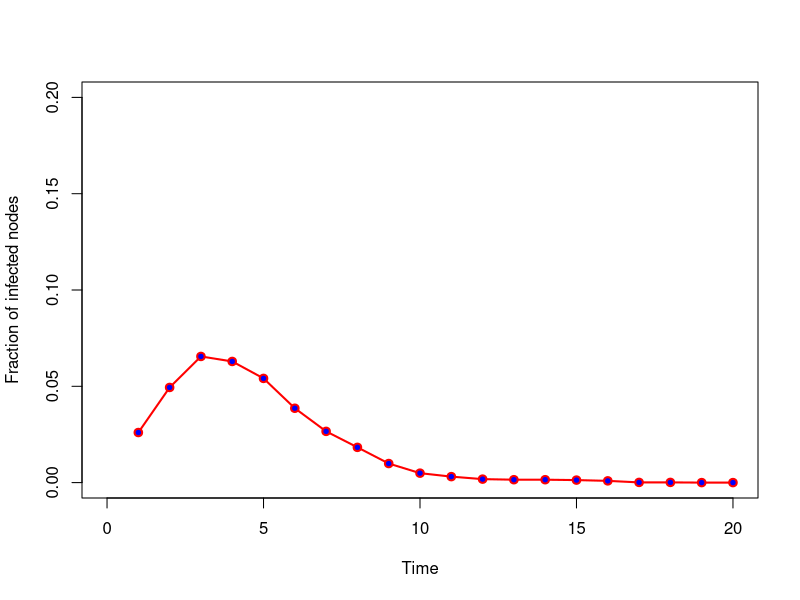

Write the R code that produced this figure.
closeAllConnections()
graphics.off()
rm(list=ls()) #clear all variables
#set.seed(101) #start the random seed

# set the working directory
#setwd("~/Dropbox/0Programs/R/Networks/Epidemics")

library(igraph) # Load the igraph package

#### MODEL PARAMETERS ####
N = 1000; #number of nodes
av.dg = 8; #average degree
m = av.dg/2; # parameter of the BA model
q = 0.1 # rewiring probability in the WS model
p = av.dg/N # probability in the ER model

## MODELS ###
# BA network
G <- barabasi.game(N, m = av.dg/2, directed = FALSE)
#str = "BA"
#G <- sample_pa(N, power = 1, m = av.dg/2)
# # ER network
#G <- erdos.renyi.game(N,p, type =c("gnp"))
#str = "ER"
# # WS network
#G <- sample_smallworld(dim=1,size=N, nei = av.dg/2, p = q)
#str = "WS"
# ###### READ FROM FILE ####
#net <- read.table("test-star.txt")
#G <- graph.data.frame(net, directed=FALSE)
#plot(G, layout=layout.kamada.kawai, vertex.color="green")

#G <- make_graph("Zachary") # you can use the Zachary karate club network to test

#### SIR MODEL ####
# states: S:0 I:1 R:2
## Parameters of the SIR model
mu = 1 # probability of recovering
beta = 0.4 # probability of transmission

targetnodes = seq(1,10) # node that will be used as the seed nodes
Tmax = 20
Ninf = matrix(0,nrow = length(targetnodes), ncol = Tmax) # matrix that stores the number of infected nodes at each time step
# Ninf[i,t] yields the number of infected nodes at time t when the infection starts on i
for(i in targetnodes){
  # is the seed node
  vstates = matrix(0, nrow = N, ncol = 1)
  print(paste('seed:', i))
  vstates[i] = 1
  vinfected = which(vstates %in% 1)
  t = 1
  #imm = sample(1:N, 10) #vaccination
  #vstates[imm] = 2
  while(length(vinfected) > 0){ # while there are infected nodes
    vinfected = which(vstates %in% 1)
    # try to infect all the neighbors of infected nodes at step t
    for(j in vinfected){
      ng = neighbors(G, j)
      for(k in ng){
        if(runif(1,0,1) <= beta){
          if(vstates[k] == 0){# infect only susceptible nodes
            vstates[k] = 1
          }else{
            if(runif(1,0,1) <= mu){# if the spreader meets an informed node, it can become stifler .
              vstates[j] = 2
              break
            }
          }
        }
      }
    }
    Ninf[i, t] = length(which(vstates %in% 1))/N # store the fraction of infected nodes at time t
    print(paste('t:', t, 'rhoi', length(which(vstates %in% 1))/N))
    t = t + 1
  }
}
rhoi = colMeans(Ninf) # average number if infected nodes from the result of each seed node
t = seq(1,length(rhoi)) # time steps

plot(t, rhoi, xlab = "Time", ylab = "Fraction of infected nodes",
     col = 'red', lwd=2,ylim = c(0,0.2), xlim = c(0,Tmax), pch = 21,  bg = "blue", type="o")
